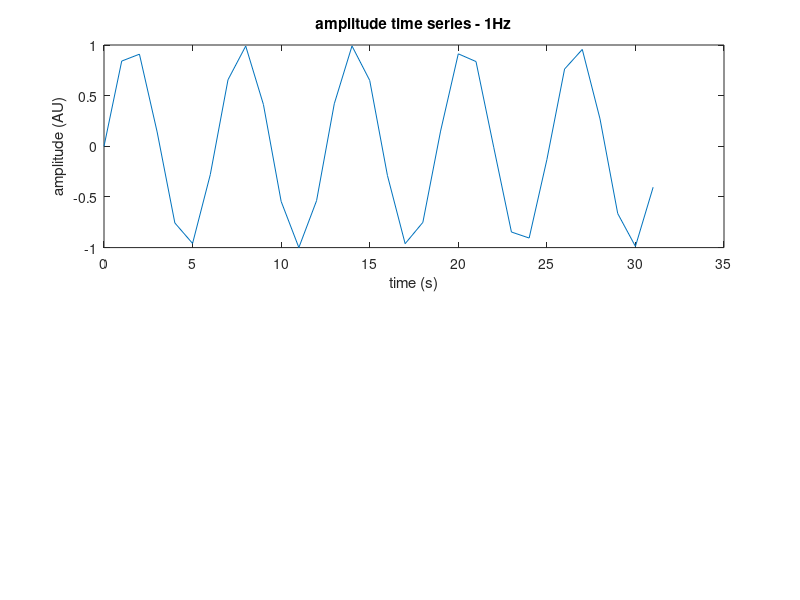

The MATLAB script that drew this image: (Note: this script raises an error after producing the figure.)

x = 0:10*pi;                     % number of x values should be a power of x (Robertson 2011, p229)
y = sin(x);
fs = 1;                           % sampling frequency
fs/2;                              % Nyquist frequncy (midpoint of frequency range)

figure;
P1 = subplot(2,1,1);
plot(x,y);
title (sprintf('amplitude time series - %.fHz',fs))
ylabel ('amplitude (AU)')
xlabel ('time (s)')
P1.XAxisLocation = 'origin';
mmfn

% fft - https://au.mathworks.com/help/matlab/ref/fft.html
x = y;                              % sampled data
n = length(x);                      % number of samples
dt = 1/fs;                          % time increment per sample
t = (0:n-1)/fs;                     % time range for the data
xticklabels([0:dt:t(end)])          % x tick labels in sec
N = 2^nextpow2(n);                  % new input length that is the next power of 2 pad the signal X with trailing zeros in order to improve the performance of fft.
y = fft (x,n);                      % fast Fourier transformation of data (FFT)
abs(y);                             % Amplitude of the FFT
power = (abs(y)/N);                 % Power of the FFT
fs/n;                               % frequency increments
f = fs*(0:(N/2))/N;                 % frequency range

subplot(2,1,2)
plot (f,power(1:N/2+1))
title ('amplitude-frequency series')
ylabel ('amplitude (AU)')
xlabel ('frequency (Hz)')
mmfn

%% fazle 

Fs = 1000;                    % Sampling frequency
T = 1/Fs;                     % Sample time
L = 1000;                     % Length of signal
t = (0:L-1)*T;                % Time vector
% Sum of a 50 Hz sinusoid and a 120 Hz sinusoid
x = 0.7*sin(2*pi*50*t) + sin(2*pi*120*t);   % signal 
y = x %+ 2*randn(size(t));     % Sinusoids plus noise
figure(1)
plot(Fs*t(1:50),y(1:50))
title('Signal Corrupted with Zero-Mean Random Noise')
xlabel('time (milliseconds)')
NFFT = 2^nextpow2(L); % Next power of 2 from length of y
Y = fft(y,NFFT)/L;
f = Fs/2*linspace(0,1,NFFT/2+1);
% Plot single-sided amplitude spectrum.
figure(2)
plot(f,2*abs(Y(1:NFFT/2+1)))
title('Single-Sided Amplitude Spectrum of y(t)')
xlabel('Frequency (Hz)')
ylabel('|Y(f)|')
